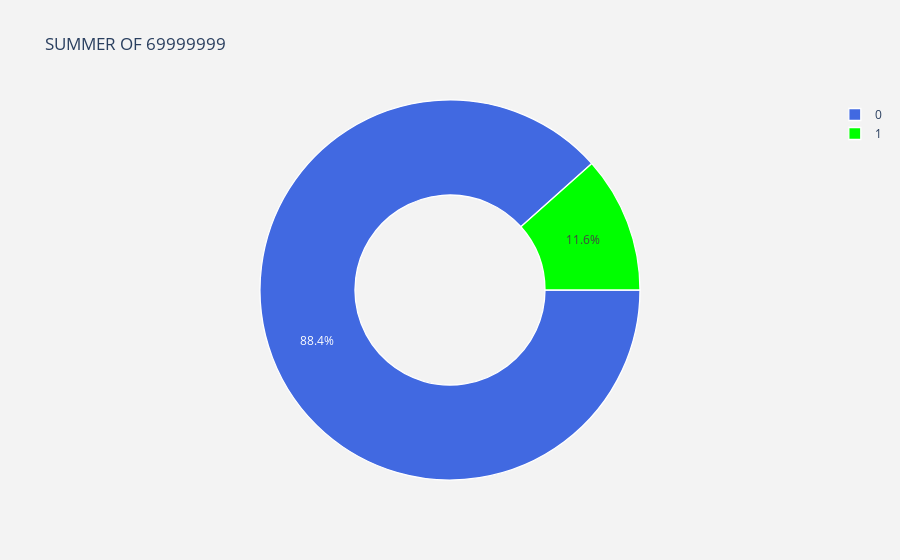

Source (notebook cell):
### Code cell
lab = Y.value_counts().keys().tolist()
#values
val = Y.value_counts().values.tolist()

trace = go.Pie(labels = lab ,
               values = val ,
               marker = dict(colors =  [ 'royalblue' ,'lime'],
                             line = dict(color = "white",
                                         width =  1.3)
                            ),
               rotation = 90,
               hoverinfo = "label+value+text",
               hole = .5
              )
layout = go.Layout(dict(title = "SUMMER OF 69999999",
                        plot_bgcolor  = "rgb(243,243,243)",
                        paper_bgcolor = "rgb(243,243,243)",
                       )
                  )

data = [trace]
fig = go.Figure(data = data,layout = layout)
py.iplot(fig)

### Figure 1 — Plotly figure (JSON) as saved in the notebook; plotly's stock layout.template omitted (floating-point values rounded to 4 significant figures)
{"data": [{"hole": 0.5, "hoverinfo": "label+value+text", "labels": [0, 1], "marker": {"colors": ["royalblue", "lime"], "line": {"color": "white", "width": 1.3}}, "rotation": 90, "type": "pie", "values": [35815, 4693]}], "layout": {"paper_bgcolor": "rgb(243,243,243)", "plot_bgcolor": "rgb(243,243,243)", "title": {"text": "SUMMER OF 69999999"}}}
